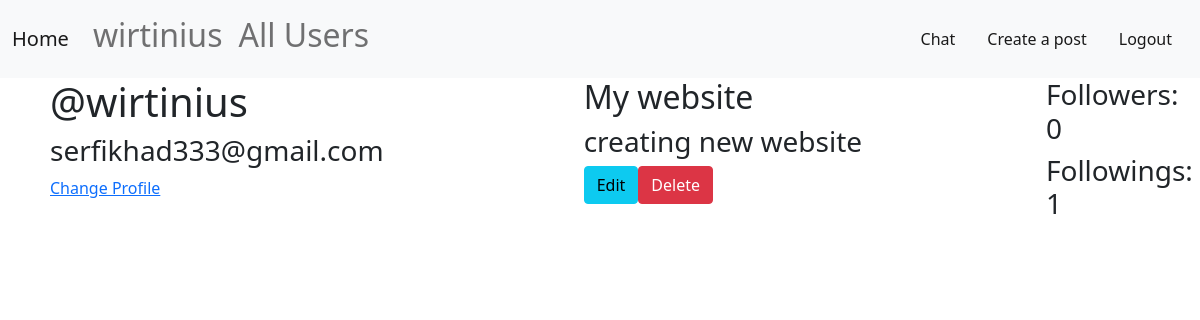
Screenshot of /user-post/2 (signed in) with the database file from the repository.
### SocialMedia/models.py (models this page shows, shortened)
class User(AbstractUser):
    first_name = models.CharField(max_length=30)
    second_name = models.CharField(max_length=30)
    bio_info = models.TextField(null=True, blank=True)
    follower = models.ManyToManyField('self', symmetrical=False, related_name='user_follower', null=True)
    following = models.ManyToManyField('self', symmetrical=False, related_name='user_following', null=True)

class Post(models.Model):
    user = models.ForeignKey(User, on_delete=models.CASCADE)
    post_name = models.CharField(max_length=30)
    post_description = models.TextField()

### SocialMedia/views.py (the view)
# urls.py: path("user-post/<str:pk>", UserPost, name="user-post"),
@login_required(login_url='login')
def UserPost(request, pk):
    is_followed = False
    user = User.objects.get(id=pk)
    posts = user.post_set.all()
    for follower in user.follower.all():
        if follower == request.user:
            is_followed = True
    context = {
        'posts': posts,
        'user_post': user,
        'is_followed': is_followed,
        }
    return render(request, "SocialMedia/user/posts_user.html", context=context)

### SocialMedia/templates/SocialMedia/user/posts_user.html (shortened to what this page needs)
{% extends 'SocialMedia/base.html' %}
{% block content %}
<div class="profile">
    <div class="user-profile">
        <h1>@{{user_post.username}}</h1>
        <h3>{{user_post.email}}</h3>
        {% if request.user.id == user_post.id %}<a href="{% url 'profile-form' user.id %}">Change Profile</a>{% endif %}
    </div>
    <div class="posts">
        {% for post in posts %}
            <h2>{{post.post_name}}</h2>
            <h3>{{post.post_description}}</h3>
            {% if request.user.id == user_post.id %}<button type="button" class="btn btn-info" onclick="window.location.href='{% url 'post-change' post.id%}'">Edit</button><button type="button" class="btn btn-danger" onclick="window.location.href='{% url 'post-delete' post.id%}'">Delete</button>{% endif %}
        {% endfor %}
    </div>
    <div>
        <h3>Followers: {{user_post.follower.all.count}}</h3>
        <h3>Followings: {{user_post.following.all.count}}</h3>
    </div>
</div>
{% endblock %}

### SocialMedia/templates/SocialMedia/includes/navbar.html (shortened to what this page needs)
<nav class="navbar navbar-expand-lg navbar-light bg-light">
    <div class="container-fluid">
      <a class="navbar-brand" href="{% url 'home' %}">Home</a>
      <div class="collapse navbar-collapse" id="navbarText">
        <ul class="navbar-nav me-auto mb-2 mb-lg-0">
            {% if user.is_authenticated %}
                <li class="nav-item active">
                    <a class="nav-link" href="{% url 'user-post' user.id %}"><h2>{{user.username}}</h2></a>
                </li>
            {% endif %}
            <li class="nav-item active">
                <a class="nav-link" href="{% url 'all-users' %}"><h2>All Users</h2></a>
            </li>
        </ul>
        <span class="navbar-text">
            <a href="#" class="nav-link">Chat</a>
        </span>
        {% if user.is_authenticated %}
            <span class="navbar-text">
                <a href="{% url 'post-form' %}" class="nav-link">Create a post</a>
            </span>
            <span class="navbar-text">
                <a href="{% url 'logout' %}" class="nav-link">Logout</a>
            </span>
        {% endif %}
      </div>
    </div>
  </nav>

### SocialMedia/templates/SocialMedia/user/posts_user.html (style rules this page uses)
.profile { display: grid; grid-template-columns: 1fr 3fr 1fr; }
.user-profile { padding: 0 200px 0 50px; }

### rows the page displays
User: username "wirtinius", email "serfikhad333@gmail.com", follower.all.count "0", following.all.count "1"
Post: post_name "My website", post_description "creating new website"
